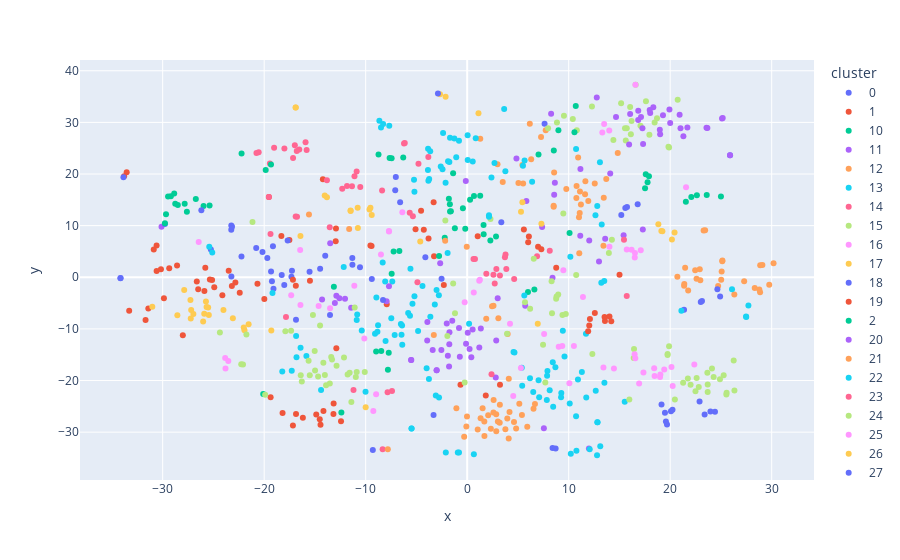

The code cell stored with this chart in its notebook:
### Code cell
px.scatter(
    business_info.astype({'cluster': 'str'}).sort_values('cluster'),
    x='x',
    y='y',
    color='cluster',
    hover_name='company_name'
)

### Figure 1 — Plotly figure (JSON) as saved in the notebook; plotly's stock layout.template omitted (floating-point values rounded to 4 significant figures)
{"data": [{"hovertemplate": "<b>%{hovertext}</b><br><br>cluster=0<br>x=%{x}<br>y=%{y}<extra></extra>", "hovertext": ["이구산업", "영풍", "대호에이엘", "조일알미늄", "고려아연", "풍산", "서원", "대창", "한국철강", "알루코"], "legendgroup": "0", "marker": {"color": "#636efa", "symbol": "circle"}, "mode": "markers", "name": "0", "orientation": "v", "showlegend": true, "type": "scatter", "x": [20.07, 19.58, 24.41, 23.97, 19.68, 19.15, 20.23, 19.48, 22.89, 23.39], "xaxis": "x", "y": [-25.96, -27.96, -26.04, -26.01, -28.49, -24.63, -25.66, -26.22, -24.05, -26.56], "yaxis": "y"}, {"hovertemplate": "<b>%{hovertext}</b><br><br>cluster=1<br>x=%{x}<br>y=%{y}<extra></extra>", "hovertext": ["콘텐트리중앙", "오뚜기", "신세계 I&C", "SBS", "롯데쇼핑", "웅진", "LG", "스카이라이프", "HS애드", "비상교육", "유수홀딩스", "삼성출판사", "SK텔레콤", "제일기획", "씨아이테크", "DB금융투자", "인스코비", "LG헬로비전", "남성", "아시아나IDT", "아센디오"], "legendgroup": "1", "marker": {"color": "#EF553B", "symbol": "circle"}, "mode": "markers", "name": "1", "orientation": "v", "showlegend": true, "type": "scatter", "x": [5.584, -3.306, -18.31, 6.077, -3.264, 1.037, -3.808, 6.008, -33.55, -12.93, -5.088, -12.95, 7.305, -33.8, -4.273, 15.01, 8.769, 6.984, -12.89, -17.51, -4.543], "xaxis": "x", "y": [9.233, 14.54, 7.975, 7.902, 4.075, 7.943, 7.522, 6.806, 20.33, 9.454, 9.277, 6.964, 5.441, 19.55, 9.201, 0.469, 1.848, 5.889, -13.77, 7.204, 12.86], "yaxis": "y"}, {"hovertemplate": "<b>%{hovertext}</b><br><br>cluster=10<br>x=%{x}<br>y=%{y}<extra></extra>", "hovertext": ["삼아알미늄", "PI첨단소재", "테이팩스", "삼화왕관", "율촌화학", "삼영"], "legendgroup": "10", "marker": {"color": "#00cc96", "symbol": "circle"}, "mode": "markers", "name": "10", "orientation": "v", "showlegend": true, "type": "scatter", "x": [-12.39, -7.81, -8.971, 10.7, -8.465, -7.728], "xaxis": "x", "y": [-26.21, -17.94, -14.36, 33.16, -14.3, -14.61], "yaxis": "y"}, {"hovertemplate": "<b>%{hovertext}</b><br><br>cluster=11<br>x=%{x}<br>y=%{y}<extra></extra>", "hovertext": ["SK가스", "경동도시가스", "대성에너지", "지역난방공사", "대성홀딩스", "한국가스공사", "인천도시가스"], "legendgroup": "11", "marker": {"color": "#ab63fa", "symbol": "circle"}, "mode": "markers", "name": "11", "orientation": "v", "showlegend": true, "type": "scatter", "x": [-11.43, -12.04, -12.89, -14.3, 5.72, -13.04, -12.59], "xaxis": "x", "y": [-5.902, -4.154, -3.578, -4.285, -5.519, -4.991, -4.06], "yaxis": "y"}, {"hovertemplate": "<b>%{hovertext}</b><br><br>cluster=12<br>x=%{x}<br>y=%{y}<extra></extra>", "hovertext": ["대한방직", "휠라홀딩스", "한섬", "신세계인터내셔날", "한세실업", "F&F홀딩스", "영원무역홀딩스", "F&F", "신영와코루", "영원무역", "신원", "세이브존I&C", "태평양물산", "국보", "진도", "경방", "쌍방울", "대현", "비비안", "호전실업", "전방", "윌비스", "SG세계물산", "한세엠케이", "인디에프"], "legendgroup": "12", "marker": {"color": "#FFA15A", "symbol": "circle"}, "mode": "markers", "name": "12", "orientation": "v", "showlegend": true, "type": "scatter", "x": [21.37, 30.18, 24.72, 6.17, 27.29, 29.08, 28.86, 28.87, 25.15, 28.78, 22.59, -0.04196, 22.46, 29.76, 25.02, 21.39, 20.7, 25.07, 25.13, 28.33, 21.77, 22.97, 22.91, 26.32, 21.47], "xaxis": "x", "y": [-1.648, 2.703, -1.69, 29.72, -0.7502, 2.371, -2.907, 2.313, 3.256, -2.392, -0.2984, 5.914, 1.336, -1.462, -0.5022, -1.301, 0.08561, 1.13, 3.094, -2.099, -2.567, -0.5695, 1.562, -3.33, 1.83], "yaxis": "y"}, {"hovertemplate": "<b>%{hovertext}</b><br><br>cluster=13<br>x=%{x}<br>y=%{y}<extra></extra>", "hovertext": ["이월드", "한국앤컴퍼니", "DI동일", "한화솔루션", "일진다이아", "효성티앤씨", "카프로", "미원화학", "노루홀딩스", "강남제비스코", "SK디스커버리", "노루페인트", "백산", "넥센타이어", "진양화학", "남해화학", "미창석유", "태광산업", "상신브레이크", "넥센", "화승코퍼레이션", "삼화페인트", "세원이앤씨", "대한화섬", "애경케미칼", "원림", "세우글로벌", "시디즈", "CR홀딩스", "우진아이엔에스", "극동유화", "SUN&L", "DL", "삼영무역", "동아타이어", "OCI홀딩스", "동성케미컬", "SG글로벌", "미원상사", "LX하우시스", "아이마켓코리아", "금호타이어", "영보화학"], "legendgroup": "13", "marker": {"color": "#19d3f3", "symbol": "circle"}, "mode": "markers", "name": "13", "orientation": "v", "showlegend": true, "type": "scatter", "x": [-5.196, -2.106, -4.404, -5.812, 15.52, -5.195, -3.629, -5.391, -8.779, -9.082, -8.079, -8.844, 12.79, -0.9243, 13.11, -8.491, -10.88, -3.018, -3.09, -6.531, -6.414, -10.39, -3.189, -2.791, -7.381, 13.08, -4.838, -8.04, -12.16, -16.42, -10.84, -8.945, -8.325, -6.469, 0.6583, -5.636, -7.477, -5.589, -7.144, -6.394, 3.642, -0.8066, -3.996], "xaxis": "x", "y": [16.56, -33.93, -1.679, -6.932, -24.13, -3.677, -7.646, -5.149, -9.302, -10.94, -0.8237, -10.55, -34.47, -33.94, -32.75, 28.99, -8.289, -2.483, -22.91, -9.072, -9.362, -10.32, -5.277, -3.463, -0.82, 22.28, -10.42, -12.34, 1.975, -13.66, -7.21, -3.932, 2.859, -11.12, -34.26, -7.472, -7.958, 1.631, -11.2, -13.05, 32.59, -33.95, -17.64], "yaxis": "y"}, {"hovertemplate": "<b>%{hovertext}</b><br><br>cluster=14<br>x=%{x}<br>y=%{y}<extra></extra>", "hovertext": ["광주신세계", "신세계", "웅진씽크빅", "신송홀딩스", "동원시스템즈", "신세계푸드", "농심홀딩스", "농심"], "legendgroup": "14", "marker": {"color": "#FF6692", "symbol": "circle"}, "mode": "markers", "name": "14", "orientation": "v", "showlegend": true, "type": "scatter", "x": [-16.9, -16.76, -13.54, -4.799, -4.902, -3.828, -6.223, -6.149], "xaxis": "x", "y": [11.78, 11.71, 9.678, 22.01, -0.9847, 23.31, 25.93, 26.0], "yaxis": "y"}, {"hovertemplate": "<b>%{hovertext}</b><br><br>cluster=15<br>x=%{x}<br>y=%{y}<extra></extra>", "hovertext": ["남선알미늄", "한일철강", "SK증권", "수산중공업", "무학", "성문전자", "한국주철관", "동일산업", "고려제강", "한양증권"], "legendgroup": "15", "marker": {"color": "#B6E880", "symbol": "circle"}, "mode": "markers", "name": "15", "orientation": "v", "showlegend": true, "type": "scatter", "x": [7.698, 19.75, 14.26, 7.473, 2.296, 12.33, 19.89, 19.74, 16.4, 13.96], "xaxis": "x", "y": [-20.39, -14.85, 7.247, -13.07, 11.29, -14.85, -13.36, -15.05, -15.62, 4.718], "yaxis": "y"}, {"hovertemplate": "<b>%{hovertext}</b><br><br>cluster=16<br>x=%{x}<br>y=%{y}<extra></extra>", "hovertext": ["상상인증권", "유화증권", "유진투자증권", "삼성증권", "NH투자증권", "현대차증권"], "legendgroup": "16", "marker": {"color": "#FF97FF", "symbol": "circle"}, "mode": "markers", "name": "16", "orientation": "v", "showlegend": true, "type": "scatter", "x": [16.53, 16.2, 16.51, 14.01, 17.1, 15.72], "xaxis": "x", "y": [4.678, 5.315, 3.822, 5.925, 5.248, 5.375], "yaxis": "y"}, {"hovertemplate": "<b>%{hovertext}</b><br><br>cluster=17<br>x=%{x}<br>y=%{y}<extra></extra>", "hovertext": ["한국토지신탁", "한국자산신탁", "이스타코", "모두투어리츠", "케이탑리츠", "에이리츠", "LF"], "legendgroup": "17", "marker": {"color": "#FECB52", "symbol": "circle"}, "mode": "markers", "name": "17", "orientation": "v", "showlegend": true, "type": "scatter", "x": [-10.79, -9.621, -10.77, -11.48, -9.531, -11.49, -9.405], "xaxis": "x", "y": [13.44, 13.14, 9.557, 12.83, 13.46, 12.91, 12.05], "yaxis": "y"}, {"hovertemplate": "<b>%{hovertext}</b><br><br>cluster=18<br>x=%{x}<br>y=%{y}<extra></extra>", "hovertext": ["신흥", "현대차", "롯데하이마트", "현대지에프홀딩스", "현대리바트", "대유에이텍", "현대홈쇼핑", "한국화장품", "이노션", "서연", "HD현대", "HD현대건설기계", "HDC", "갤럭시아에스엠", "현대건설", "효성", "SK네트웍스", "HL홀딩스", "HDC현대산업개발"], "legendgroup": "18", "marker": {"color": "#636efa", "symbol": "circle"}, "mode": "markers", "name": "18", "orientation": "v", "showlegend": true, "type": "scatter", "x": [25.9, -17.26, -4.122, -17.31, -19.32, -11.31, -18.27, 7.624, -33.87, -14.49, -18.02, -19.08, -34.15, -13.98, -19.24, -15.53, -9.298, -3.314, -34.16], "xaxis": "x", "y": [23.64, 1.246, 3.897, 0.08439, 1.095, 2.418, 0.4487, 29.73, 19.35, 1.642, -1.503, -2.206, -0.1535, 4.183, -0.7556, 1.08, -33.45, -26.67, -0.173], "yaxis": "y"}, {"hovertemplate": "<b>%{hovertext}</b><br><br>cluster=19<br>x=%{x}<br>y=%{y}<extra></extra>", "hovertext": ["신세계건설", "한신공영", "일성건설", "성신양회", "이건산업", "동양", "DL이앤씨", "DL건설", "KCC글라스", "BYC", "유니온", "아이에스동서", "계룡건설", "한일시멘트", "한일현대시멘트", "현대엘리베이", "다스코", "티웨이홀딩스", "한국내화", "HD현대인프라코어", "한미글로벌", "쌍용C&E", "한일홀딩스", "태영건설", "까뮤이앤씨"], "legendgroup": "19", "marker": {"color": "#EF553B", "symbol": "circle"}, "mode": "markers", "name": "19", "orientation": "v", "showlegend": true, "type": "scatter", "x": [-22.84, -26.64, -24.12, -28.58, -7.927, -25.13, -24.92, -25.89, -33.3, -25.8, -30.6, -25.35, -23.18, -30.88, -30.17, -20.66, -28.01, -14.22, -23.5, -19.98, -26.5, -29.35, -30.6, -22.41, -29.88], "xaxis": "x", "y": [-1.025, -0.8181, -3.47, 2.278, -5.25, -0.5455, -1.949, -2.654, -6.503, 1.848, 1.212, -0.4435, -1.695, 5.388, 1.538, -1.267, -11.23, 18.97, 1.283, -4.193, -2.303, 1.77, 6.147, -2.986, -4.052], "yaxis": "y"}, {"hovertemplate": "<b>%{hovertext}</b><br><br>cluster=2<br>x=%{x}<br>y=%{y}<extra></extra>", "hovertext": ["삼영전자", "삼천리", "샘표", "삼양홀딩스", "삼양패키징", "삼양식품"], "legendgroup": "2", "marker": {"color": "#00cc96", "symbol": "circle"}, "mode": "markers", "name": "2", "orientation": "v", "showlegend": true, "type": "scatter", "x": [-20.09, -13.13, -7.444, -7.641, -8.734, -6.301], "xaxis": "x", "y": [-22.62, -1.84, 23.08, 23.08, 23.78, 23.18], "yaxis": "y"}, {"hovertemplate": "<b>%{hovertext}</b><br><br>cluster=20<br>x=%{x}<br>y=%{y}<extra></extra>", "hovertext": ["디와이", "청호ICT", "롯데웰푸드", "NICE평가정보", "롯데렌탈", "다올투자증권", "NHN", "NICE", "YG PLUS", "SIMPAC", "현대퓨처넷", "콤텍시스템", "성창기업지주", "한솔홀딩스", "대신증권", "비케이탑스", "메리츠금융지주", "유안타증권", "모나미", "풀무원"], "legendgroup": "20", "marker": {"color": "#ab63fa", "symbol": "circle"}, "mode": "markers", "name": "20", "orientation": "v", "showlegend": true, "type": "scatter", "x": [7.555, 12.99, 4.852, 17.3, 2.815, 13.59, 5.832, 8.408, 7.38, 3.005, 11.16, 8.57, -7.94, -30.11, 12.02, -0.1379, 15.41, 11.14, -13.5, 8.636], "xaxis": "x", "y": [-29.25, 3.032, 23.02, 9.262, -19.42, 7.451, 14.79, -0.08792, 9.74, -4.071, 20.96, 15.97, -4.644, 9.79, 7.108, 18.65, 8.125, 8.042, 6.595, 18.29], "yaxis": "y"}, {"hovertemplate": "<b>%{hovertext}</b><br><br>cluster=21<br>x=%{x}<br>y=%{y}<extra></extra>", "hovertext": ["동화약품", "사조동아원", "빙그레", "메타랩스", "삼성물산", "삼양사", "일동홀딩스", "보락", "LG생활건강", "오리온홀딩스", "유니드", "KT&G", "에이프로젠", "KH 필룩스", "동원산업", "크라운제과", "HLB글로벌", "태경비케이", "광동제약", "이마트", "교보증권", "웰바이오텍", "애경산업", "에스메디", "GS리테일", "아세아시멘트", "아세아", "DB", "동아쏘시오홀딩스", "동서", "CJ제일제당", "CJ", "이수화학", "대한제당"], "legendgroup": "21", "marker": {"color": "#FFA15A", "symbol": "circle"}, "mode": "markers", "name": "21", "orientation": "v", "showlegend": true, "type": "scatter", "x": [10.78, 5.511, 2.988, 10.93, 11.93, 1.876, 11.11, 8.564, 7.276, 6.302, 3.072, 11.61, 13.7, 13.45, 1.288, 5.438, 10.76, 3.989, 14.83, 11.09, 13.42, 11.2, 7.738, 11.64, 11.01, 2.451, 2.593, 11.04, 9.765, 3.502, 8.521, 8.517, 12.57, 5.047], "xaxis": "x", "y": [17.67, 18.15, 21.9, 23.2, 14.77, -8.019, 16.62, 20.29, 27.17, 22.87, -7.916, 16.09, 19.03, 15.42, 26.85, 21.75, 15.33, -10.97, 24.05, 12.47, 6.081, 14.11, 28.49, 18.58, 11.63, -5.637, -5.493, 4.629, 17.11, 18.45, 13.68, 13.84, 18.18, 18.24], "yaxis": "y"}, {"hovertemplate": "<b>%{hovertext}</b><br><br>cluster=22<br>x=%{x}<br>y=%{y}<extra></extra>", "hovertext": ["일진디스플", "삼익THK", "신성이엔지", "한미반도체", "미래산업", "케이씨텍", "케이씨"], "legendgroup": "22", "marker": {"color": "#19d3f3", "symbol": "circle"}, "mode": "markers", "name": "22", "orientation": "v", "showlegend": true, "type": "scatter", "x": [-14.4, 11.3, -16.85, -17.28, -18.22, -16.82, -15.84], "xaxis": "x", "y": [-21.83, -18.36, -11.38, -18.09, -18.26, -15.51, -15.25], "yaxis": "y"}, {"hovertemplate": "<b>%{hovertext}</b><br><br>cluster=23<br>x=%{x}<br>y=%{y}<extra></extra>", "hovertext": ["미래에셋생명", "DB손해보험", "동양생명", "현대해상", "한화", "한화생명", "롯데손해보험", "코리안리", "삼성화재", "한화손해보험", "삼성생명", "에이플러스에셋"], "legendgroup": "23", "marker": {"color": "#FF6692", "symbol": "circle"}, "mode": "markers", "name": "23", "orientation": "v", "showlegend": true, "type": "scatter", "x": [-15.92, -18.01, -15.82, -16.54, 15.45, -19.44, -16.98, -16.79, -20.54, -17.15, -20.76, -19.02], "xaxis": "x", "y": [26.17, 24.96, 24.66, 24.73, 7.249, 22.01, 25.59, 24.46, 24.22, 23.1, 24.08, 25.09], "yaxis": "y"}, {"hovertemplate": "<b>%{hovertext}</b><br><br>cluster=24<br>x=%{x}<br>y=%{y}<extra></extra>", "hovertext": ["일성신약", "영진약품", "코스맥스", "아모레퍼시픽", "팜젠사이언스", "일양약품", "서흥", "유유제약", "에이프로젠바이오로직스", "한국콜마", "JW생명과학", "잇츠한불", "동성제약", "명문제약", "대원제약", "대웅제약", "대웅", "제일약품", "한독", "일동제약", "한국화장품제조", "종근당바이오", "종근당"], "legendgroup": "24", "marker": {"color": "#B6E880", "symbol": "circle"}, "mode": "markers", "name": "24", "orientation": "v", "showlegend": true, "type": "scatter", "x": [17.61, 18.47, 9.533, 7.968, 14.4, 17.95, 12.29, 15.72, 16.12, 10.8, 20.74, 8.843, 15.16, 15.62, 15.55, 19.83, 19.89, 16.59, 16.05, 17.07, 10.41, 16.19, 18.7], "xaxis": "x", "y": [34.1, 29.96, 31.3, 28.86, 26.59, 27.6, 33.1, 28.85, 27.7, 28.46, 34.39, 29.99, 33.68, 26.48, 28.89, 25.3, 25.13, 37.28, 32.99, 29.33, 30.64, 30.26, 30.79], "yaxis": "y"}, {"hovertemplate": "<b>%{hovertext}</b><br><br>cluster=25<br>x=%{x}<br>y=%{y}<extra></extra>", "hovertext": ["조광페인트", "한미사이언스", "BGF리테일", "JW홀딩스", "BGF", "JB금융지주", "제일파마홀딩스", "JW중외제약"], "legendgroup": "25", "marker": {"color": "#FF97FF", "symbol": "circle"}, "mode": "markers", "name": "25", "orientation": "v", "showlegend": true, "type": "scatter", "x": [-10.13, 13.49, -7.711, 14.0, -7.7, 21.56, 16.57, 13.31], "xaxis": "x", "y": [-11.84, 29.67, 8.941, 28.45, 8.884, 17.42, 37.29, 28.05], "yaxis": "y"}, {"hovertemplate": "<b>%{hovertext}</b><br><br>cluster=26<br>x=%{x}<br>y=%{y}<extra></extra>", "hovertext": ["LIG넥스원", "LG유플러스", "키다리스튜디오", "퍼스텍", "NAVER", "SK", "플레이그램", "하이브", "한화시스템", "크래프톤", "넷마블", "한국항공우주"], "legendgroup": "26", "marker": {"color": "#FECB52", "symbol": "circle"}, "mode": "markers", "name": "26", "orientation": "v", "showlegend": true, "type": "scatter", "x": [-16.9, -4.625, 5.302, -16.9, 5.439, -16.43, 1.112, 7.311, -13.82, -2.676, -2.124, -14.04], "xaxis": "x", "y": [32.9, 6.931, 12.7, 32.9, 14.55, 7.984, 31.76, 10.38, 15.49, 35.44, 34.94, 15.84], "yaxis": "y"}, {"hovertemplate": "<b>%{hovertext}</b><br><br>cluster=27<br>x=%{x}<br>y=%{y}<extra></extra>", "hovertext": ["미래아이앤지", "화성산업", "퍼시스", "호텔신라", "LG전자", "한솔홈데코", "대유플러스", "대림통상", "대림B&Co", "자이에스앤디", "한솔PNS", "에넥스", "에스원", "한샘", "삼익악기", "쿠쿠홀딩스", "SK디앤디", "롯데정보통신", "HDC랩스", "코웨이"], "legendgroup": "27", "marker": {"color": "#636efa", "symbol": "circle"}, "mode": "markers", "name": "27", "orientation": "v", "showlegend": true, "type": "scatter", "x": [-20.79, -23.23, -23.24, -7.089, -2.523, -8.292, -10.56, -25.25, -7.029, -19.69, -29.78, -23.24, -19.13, -22.24, -13.51, -11.31, -9.396, -17.69, -20.17, -16.87], "xaxis": "x", "y": [5.651, 0.1551, 10.03, 16.88, -0.2643, -4.393, 1.965, 5.379, 19.42, 3.755, 10.34, 9.198, 6.014, 4.012, -7.292, 3.718, -0.3174, 7.127, 4.918, -8.236], "yaxis": "y"}, {"hovertemplate": "<b>%{hovertext}</b><br><br>cluster=28<br>x=%{x}<br>y=%{y}<extra></extra>", "hovertext": ["엘브이엠씨홀딩스", "현대로템", "현대코퍼레이션", "현대글로비스", "한진", "한진칼", "기아", "KTcs"], "legendgroup": "28", "marker": {"color": "#EF553B", "symbol": "circle"}, "mode": "markers", "name": "28", "orientation": "v", "showlegend": true, "type": "scatter", "x": [1.832, -16.88, -17.17, -15.49, -9.532, -9.421, 3.232, -19.54], "xaxis": "x", "y": [-22.91, -1.647, -0.5032, -0.6744, 6.157, 6.044, -20.83, 15.54], "yaxis": "y"}, {"hovertemplate": "<b>%{hovertext}</b><br><br>cluster=29<br>x=%{x}<br>y=%{y}<extra></extra>", "hovertext": ["대영포장", "영풍제지", "아세아제지", "신대양제지", "태림포장", "한창제지", "깨끗한나라", "페이퍼코리아", "한솔제지", "한국제지", "모나리자", "한국수출포장"], "legendgroup": "29", "marker": {"color": "#00cc96", "symbol": "circle"}, "mode": "markers", "name": "29", "orientation": "v", "showlegend": true, "type": "scatter", "x": [-28.86, -25.97, -28.76, -29.19, -29.47, -27.83, -29.67, -25.38, -29.78, -28.51, -27.61, -26.73], "xaxis": "x", "y": [16.25, 13.82, 14.22, 15.68, 15.66, 14.25, 12.2, 13.93, 10.47, 13.99, 12.69, 15.17], "yaxis": "y"}, {"hovertemplate": "<b>%{hovertext}</b><br><br>cluster=3<br>x=%{x}<br>y=%{y}<extra></extra>", "hovertext": ["경보제약", "한미약품", "덴티움", "삼진제약", "보령", "국제약품", "하나제약", "동아에스티", "신풍제약", "환인제약", "삼일제약", "한올바이오파마"], "legendgroup": "3", "marker": {"color": "#ab63fa", "symbol": "circle"}, "mode": "markers", "name": "3", "orientation": "v", "showlegend": true, "type": "scatter", "x": [17.12, 14.66, 25.89, 18.03, 19.29, 16.85, 16.05, 18.34, 15.95, 17.33, 19.93, 20.0], "xaxis": "x", "y": [31.06, 31.04, 23.65, 31.83, 31.4, 32.27, 31.64, 32.95, 25.71, 25.81, 32.48, 29.87], "yaxis": "y"}, {"hovertemplate": "<b>%{hovertext}</b><br><br>cluster=30<br>x=%{x}<br>y=%{y}<extra></extra>", "hovertext": ["태원물산", "삼성공조", "한온시스템", "에스엠벡셀", "HL만도", "에스엘", "모토닉", "티에이치엔", "화신", "씨티알모빌리티", "동양피스톤", "서연이화", "유성기업", "덕양산업", "디아이씨", "케이비아이동국실업", "지엠비코리아", "SJM", "세원정공", "화천기공", "현대모비스", "평화산업", "화승알앤에이", "체시스", "삼원강재", "인팩", "인지컨트롤스", "현대위아", "한국무브넥스"], "legendgroup": "30", "marker": {"color": "#FFA15A", "symbol": "circle"}, "mode": "markers", "name": "30", "orientation": "v", "showlegend": true, "type": "scatter", "x": [4.089, 2.604, 5.135, 2.866, 1.685, 5.393, 3.763, 6.536, 2.583, 3.204, 4.819, 2.858, 5.919, 6.677, 2.331, 1.518, 3.951, 3.22, -1.065, -0.2969, 2.069, 1.037, -0.08214, 1.698, -0.01821, 1.323, 4.171, 3.023, 4.612], "xaxis": "x", "y": [-31.22, -23.75, -24.48, -29.8, -27.92, -26.66, -29.44, -25.49, -26.2, -28.2, -29.3, -26.51, -28.96, -24.57, -29.32, -25.37, -27.36, -24.67, -25.36, -30.87, -26.74, -29.46, -28.91, -30.77, -26.99, -27.33, -26.12, -27.96, -28.02], "yaxis": "y"}, {"hovertemplate": "<b>%{hovertext}</b><br><br>cluster=31<br>x=%{x}<br>y=%{y}<extra></extra>", "hovertext": ["오리온", "하이트진로", "남양유업", "교촌에프앤비", "고려산업", "조비", "사조대림", "롯데칠성", "경농", "해태제과식품", "SPC삼립", "사조산업", "마니커", "사조오양", "신라교역", "팜스코", "샘표식품", "동원F&B", "선진", "대상", "동원수산", "서울식품", "사조씨푸드", "우성", "대한제분", "한성기업", "현대코퍼레이션홀딩스", "CJ씨푸드", "보해양조", "동방아그로"], "legendgroup": "31", "marker": {"color": "#19d3f3", "symbol": "circle"}, "mode": "markers", "name": "31", "orientation": "v", "showlegend": true, "type": "scatter", "x": [5.655, 2.148, 2.688, -3.867, -1.079, -8.653, -1.69, -1.927, -8.281, 5.493, 2.392, -1.261, -2.606, -3.745, 0.04379, -1.885, -3.852, -2.43, -1.755, -3.643, -0.8093, -5.237, 0.8403, 0.05263, 0.545, -3.821, -2.128, -2.374, 2.148, -7.677], "xaxis": "x", "y": [22.61, 11.72, 22.12, 20.76, 23.24, 30.31, 27.01, 4.719, 29.71, 21.6, 19.34, 26.9, 21.47, 19.03, 27.49, 22.49, 24.91, 20.93, 22.32, 24.43, 26.42, 18.9, 26.95, 22.71, 22.41, 18.71, 18.31, 27.95, 12.03, 29.35], "yaxis": "y"}, {"hovertemplate": "<b>%{hovertext}</b><br><br>cluster=32<br>x=%{x}<br>y=%{y}<extra></extra>", "hovertext": ["티웨이항공", "에어부산", "대한항공", "진에어", "제주항공", "아시아나항공", "천일고속", "롯데관광개발", "한국공항", "동양고속", "SK렌터카"], "legendgroup": "32", "marker": {"color": "#FF6692", "symbol": "circle"}, "mode": "markers", "name": "32", "orientation": "v", "showlegend": true, "type": "scatter", "x": [-13.82, -11.84, 0.6238, 0.7682, -10.53, -12.31, -10.89, -8.384, -11.35, -11.1, -8.329], "xaxis": "x", "y": [18.78, 17.68, 3.544, 3.515, 17.48, 17.13, 20.5, 16.79, 17.64, 19.55, -33.33], "yaxis": "y"}, {"hovertemplate": "<b>%{hovertext}</b><br><br>cluster=33<br>x=%{x}<br>y=%{y}<extra></extra>", "hovertext": ["포스코스틸리온", "풍산홀딩스", "현대비앤지스틸", "세아제강", "세아베스틸지주", "동국홀딩스", "현대제철", "세아제강지주", "문배철강", "DSR", "TCC스틸", "SHD", "동양철관", "부국철강", "KISCO홀딩스", "금강공업", "아주스틸", "제일연마", "KG스틸", "디씨엠"], "legendgroup": "33", "marker": {"color": "#B6E880", "symbol": "circle"}, "mode": "markers", "name": "33", "orientation": "v", "showlegend": true, "type": "scatter", "x": [26.33, 20.46, 21.27, 24.28, 24.12, 23.69, 22.49, 23.66, 22.81, 16.44, 21.74, 23.69, 24.9, 22.01, 26.26, 25.27, 25.56, 15.97, 22.6, 25.53], "xaxis": "x", "y": [-21.92, -23.67, -20.45, -19.31, -17.66, -20.78, -22.09, -18.49, -21.24, -13.91, -19.62, -22.23, -19.75, -20.82, -16.12, -19.0, -22.38, -23.69, -19.51, -22.73], "yaxis": "y"}, {"hovertemplate": "<b>%{hovertext}</b><br><br>cluster=34<br>x=%{x}<br>y=%{y}<extra></extra>", "hovertext": ["영흥", "한국주강", "NI스틸", "화인베스틸", "대양금속", "대한제강", "조선선재", "황금에스티", "하이스틸", "DSR제강", "만호제강", "한국특강", "동일제강"], "legendgroup": "34", "marker": {"color": "#FF97FF", "symbol": "circle"}, "mode": "markers", "name": "34", "orientation": "v", "showlegend": true, "type": "scatter", "x": [17.36, 16.94, 19.41, 19.03, 20.24, 18.46, 14.46, 20.13, 22.37, 16.56, 16.49, 19.0, 18.42], "xaxis": "x", "y": [-18.43, -20.56, -17.85, -18.84, -21.08, -19.1, -17.65, -17.36, -16.89, -15.69, -14.89, -19.33, -17.64], "yaxis": "y"}, {"hovertemplate": "<b>%{hovertext}</b><br><br>cluster=35<br>x=%{x}<br>y=%{y}<extra></extra>", "hovertext": ["씨에스윈드", "한전산업", "두산에너빌리티", "도화엔지니어링", "HD현대에너지솔루션", "한전기술", "KC코트렐"], "legendgroup": "35", "marker": {"color": "#FECB52", "symbol": "circle"}, "mode": "markers", "name": "35", "orientation": "v", "showlegend": true, "type": "scatter", "x": [6.953, -21.53, -21.94, -23.09, -10.0, -22.01, -19.3], "xaxis": "x", "y": [-8.988, -9.121, -10.27, -7.959, -25.18, -9.707, -10.32], "yaxis": "y"}, {"hovertemplate": "<b>%{hovertext}</b><br><br>cluster=36<br>x=%{x}<br>y=%{y}<extra></extra>", "hovertext": ["용평리조트", "강원랜드", "더블유게임즈", "하나투어", "MH에탄올", "엔씨소프트", "GKL"], "legendgroup": "36", "marker": {"color": "#636efa", "symbol": "circle"}, "mode": "markers", "name": "36", "orientation": "v", "showlegend": true, "type": "scatter", "x": [15.58, 15.75, 16.8, 15.18, 3.361, -2.88, -6.606], "xaxis": "x", "y": [13.4, 13.59, 14.15, 12.05, 10.68, 35.6, 14.54], "yaxis": "y"}, {"hovertemplate": "<b>%{hovertext}</b><br><br>cluster=37<br>x=%{x}<br>y=%{y}<extra></extra>", "hovertext": ["SK이노베이션", "포스코퓨처엠", "두산퓨얼셀", "삼화콘덴서", "세방전지", "삼성SDI", "LG에너지솔루션", "LG화학", "SK아이이테크놀로지", "코스모신소재", "코스모화학", "SKC", "솔루스첨단소재", "롯데에너지머티리얼즈"], "legendgroup": "37", "marker": {"color": "#EF553B", "symbol": "circle"}, "mode": "markers", "name": "37", "orientation": "v", "showlegend": true, "type": "scatter", "x": [-18.19, -17.17, -0.6594, -19.37, -14.45, -13.18, -14.53, -2.301, -14.87, -16.19, -12.43, -16.86, -13.16, -14.16], "xaxis": "x", "y": [-26.31, -28.71, -20.81, -23.26, -28.57, -26.46, -27.48, -1.483, -26.57, -27.22, -27.91, -26.5, -24.44, -25.89], "yaxis": "y"}, {"hovertemplate": "<b>%{hovertext}</b><br><br>cluster=38<br>x=%{x}<br>y=%{y}<extra></extra>", "hovertext": ["CS홀딩스", "종근당홀딩스", "AK홀딩스", "한국콜마홀딩스", "LS", "진양홀딩스", "일진홀딩스", "롯데지주", "하이트진로홀딩스", "한세예스24홀딩스", "세아홀딩스", "KPX홀딩스", "평화홀딩스", "녹십자홀딩스", "아모레G", "HD한국조선해양", "크라운해태홀딩스", "LX홀딩스", "SJM홀딩스", "코스맥스비티아이", "대상홀딩스", "티와이홀딩스"], "legendgroup": "38", "marker": {"color": "#00cc96", "symbol": "circle"}, "mode": "markers", "name": "38", "orientation": "v", "showlegend": true, "type": "scatter", "x": [6.618, 8.533, -7.44, 10.57, -2.211, -6.683, -7.249, -2.768, 1.612, 2.841, 2.282, 17.91, -0.1912, 17.59, 8.987, 5.991, 7.027, 17.77, 17.52, -1.385, 1.624, -1.213], "xaxis": "x", "y": [-2.388, 24.55, 0.6701, 28.08, 7.642, 5.104, 4.97, 4.122, 10.13, 7.905, 7.101, 19.55, 9.376, 19.93, 28.5, -2.865, 23.77, 18.42, 17.25, 20.14, 8.321, 9.516], "yaxis": "y"}, {"hovertemplate": "<b>%{hovertext}</b><br><br>cluster=39<br>x=%{x}<br>y=%{y}<extra></extra>", "hovertext": ["진양산업", "KCC", "진양폴리", "동남합성", "태경케미컬", "그린케미칼", "금양", "금호석유", "SH에너지화학", "대원화성", "대한유화", "한솔케미칼", "한농화성", "국도화학", "롯데정밀화학", "미원에스씨", "미원홀딩스", "KPX케미칼", "백광산업", "한국석유", "효성화학", "송원산업", "TKG휴켐스", "후성", "롯데케미칼", "WISCOM"], "legendgroup": "39", "marker": {"color": "#ab63fa", "symbol": "circle"}, "mode": "markers", "name": "39", "orientation": "v", "showlegend": true, "type": "scatter", "x": [-3.008, -1.763, -3.01, -1.904, 2.86, -3.398, -0.7251, -2.014, 0.05606, 11.99, -1.472, 0.2353, -2.544, -1.787, -0.1116, -5.532, -5.506, -3.939, 1.192, 1.344, -0.807, -1.747, -3.922, 0.409, -2.661, 0.5364], "xaxis": "x", "y": [-18.0, -12.97, -18.03, -15.2, -12.25, -14.11, -15.42, -8.945, -10.75, -33.17, -8.415, -13.91, -14.1, -17.3, -12.9, -16.03, -16.03, -12.25, -13.62, -9.908, -9.816, -10.66, -8.688, -15.48, 2.705, -10.13], "yaxis": "y"}, {"hovertemplate": "<b>%{hovertext}</b><br><br>cluster=4<br>x=%{x}<br>y=%{y}<extra></extra>", "hovertext": ["LS네트웍스", "대구백화점", "대교", "케이카", "신풍"], "legendgroup": "4", "marker": {"color": "#FFA15A", "symbol": "circle"}, "mode": "markers", "name": "4", "orientation": "v", "showlegend": true, "type": "scatter", "x": [-2.169, -15.59, -11.63, -7.818, 4.098], "xaxis": "x", "y": [7.097, 12.14, 9.348, -33.31, -19.65], "yaxis": "y"}, {"hovertemplate": "<b>%{hovertext}</b><br><br>cluster=40<br>x=%{x}<br>y=%{y}<extra></extra>", "hovertext": ["한화에어로스페이스", "현대오토에버", "한국타이어앤테크놀로지", "화천기계", "한국단자", "태양금속", "핸즈코퍼레이션", "휴니드", "LG이노텍", "SNT홀딩스", "우진플라임", "SNT모티브", "유니온머티리얼", "SNT다이내믹스", "세아특수강", "STX엔진", "영화금속", "대창단조", "NPC", "이엔플러스", "대원강업", "우신시스템", "대우부품", "KR모터스", "세종공업", "대동", "두올", "KG모빌리티", "부산주공", "명신산업", "디와이파워", "새론오토모티브", "DRB동일", "동일고무벨트", "DN오토모티브"], "legendgroup": "40", "marker": {"color": "#19d3f3", "symbol": "circle"}, "mode": "markers", "name": "40", "orientation": "v", "showlegend": true, "type": "scatter", "x": [13.5, 10.17, 12.85, 10.91, 7.033, 12.66, 11.73, 13.21, -10.01, 5.628, 4.658, 7.907, 5.377, 8.69, 13.52, 11.7, 9.271, 9.587, 4.564, 9.423, 7.845, 7.873, 6.188, 6.508, 7.09, 8.431, 8.471, 5.419, 9.25, 10.1, -19.18, -2.774, -5.476, -5.488, 8.129], "xaxis": "x", "y": [-0.7161, 3.973, -28.1, -19.79, -19.95, -21.98, -23.28, -1.044, -22.17, -3.536, -14.57, -18.14, -17.53, -17.41, -20.45, -10.95, -22.42, -15.35, -14.49, -10.36, -23.76, -19.06, -19.55, -22.22, -23.23, -16.48, -25.07, -21.03, -23.24, -24.46, -3.032, -23.29, -29.28, -29.29, -21.87], "yaxis": "y"}, {"hovertemplate": "<b>%{hovertext}</b><br><br>cluster=41<br>x=%{x}<br>y=%{y}<extra></extra>", "hovertext": ["인터지스", "한익스프레스", "한솔로지스틱스", "세방", "AJ네트웍스", "KCTC", "HMM", "동방"], "legendgroup": "41", "marker": {"color": "#FF6692", "symbol": "circle"}, "mode": "markers", "name": "41", "orientation": "v", "showlegend": true, "type": "scatter", "x": [4.628, 3.854, 2.873, 1.884, 2.397, 3.228, 2.714, 2.588], "xaxis": "x", "y": [-0.3347, 1.607, 1.601, 0.6916, -18.79, 0.3428, -1.219, 0.4862], "yaxis": "y"}, {"hovertemplate": "<b>%{hovertext}</b><br><br>cluster=42<br>x=%{x}<br>y=%{y}<extra></extra>", "hovertext": ["STX", "엔케이", "태경산업", "경동나비엔", "CJ대한통운", "HDC현대EP", "예스코홀딩스", "포스코인터내셔널", "KC그린홀딩스", "한창", "한국카본", "SGC에너지", "S-Oil", "KSS해운", "KIB플러그에너지", "이아이디", "LX인터내셔널", "SNT에너지", "삼성엔지니어링", "GS글로벌", "서울가스", "일진하이솔루스", "E1"], "legendgroup": "42", "marker": {"color": "#B6E880", "symbol": "circle"}, "mode": "markers", "name": "42", "orientation": "v", "showlegend": true, "type": "scatter", "x": [8.764, 9.383, 3.926, -15.2, 9.472, -1.955, 5.694, 8.968, -17.91, -17.35, 9.715, 10.74, -1.203, 8.357, -14.49, 8.315, -1.382, -21.75, -24.36, 8.806, 6.199, -0.2495, -11.08], "xaxis": "x", "y": [-4.155, -7.316, -10.94, -7.308, 12.33, -11.4, -4.83, -3.34, -10.45, -10.37, -7.115, 0.4259, -6.953, -6.972, -9.334, -0.782, -1.216, -11.11, -10.69, -3.713, -6.084, -20.39, -5.834], "yaxis": "y"}, {"hovertemplate": "<b>%{hovertext}</b><br><br>cluster=43<br>x=%{x}<br>y=%{y}<extra></extra>", "hovertext": ["대성산업", "포스코DX", "POSCO홀딩스", "팬오션", "대한해운", "세기상사", "한진중공업홀딩스", "경동인베스트", "한국전력", "광명전기", "LS에코에너지"], "legendgroup": "43", "marker": {"color": "#FF97FF", "symbol": "circle"}, "mode": "markers", "name": "43", "orientation": "v", "showlegend": true, "type": "scatter", "x": [-13.51, -16.46, 0.6488, 1.248, 1.187, -6.388, -8.495, -11.12, -14.63, -16.43, -23.81], "xaxis": "x", "y": [-6.004, 5.261, -2.951, -0.4566, -0.6515, 12.59, 4.427, -1.652, -5.567, -5.363, -17.67], "yaxis": "y"}, {"hovertemplate": "<b>%{hovertext}</b><br><br>cluster=44<br>x=%{x}<br>y=%{y}<extra></extra>", "hovertext": ["토니모리", "무림P&P", "무림페이퍼", "KT", "스틱인베스트먼트"], "legendgroup": "44", "marker": {"color": "#FECB52", "symbol": "circle"}, "mode": "markers", "name": "44", "orientation": "v", "showlegend": true, "type": "scatter", "x": [20.43, 19.23, 19.13, 18.83, 20.17], "xaxis": "x", "y": [8.654, 8.917, 8.969, 10.25, 7.305], "yaxis": "y"}, {"hovertemplate": "<b>%{hovertext}</b><br><br>cluster=45<br>x=%{x}<br>y=%{y}<extra></extra>", "hovertext": ["삼정펄프", "제이에스코퍼레이션", "일정실업", "유니켐", "코아스", "성안", "경인양행", "TBH글로벌", "신성통상"], "legendgroup": "45", "marker": {"color": "#636efa", "symbol": "circle"}, "mode": "markers", "name": "45", "orientation": "v", "showlegend": true, "type": "scatter", "x": [-26.19, 24.92, 8.409, 8.712, -23.17, 23.01, 21.36, 24.65, 23.13], "xaxis": "x", "y": [13.0, -3.721, -33.07, -33.19, 9.782, -4.781, -6.289, -2.296, -4.578], "yaxis": "y"}, {"hovertemplate": "<b>%{hovertext}</b><br><br>cluster=46<br>x=%{x}<br>y=%{y}<extra></extra>", "hovertext": ["HJ중공업", "현대미포조선", "HD현대중공업", "한화오션", "일신석재", "삼일씨엔에스", "STX중공업", "HSD엔진", "SK오션플랜트", "세진중공업"], "legendgroup": "46", "marker": {"color": "#EF553B", "symbol": "circle"}, "mode": "markers", "name": "46", "orientation": "v", "showlegend": true, "type": "scatter", "x": [14.02, 12.58, 13.57, 12.09, -31.68, -31.41, 12.02, 11.92, 13.53, 14.19], "xaxis": "x", "y": [-7.61, -6.915, -8.452, -8.08, -8.293, -6.04, -9.324, -10.46, -7.711, -8.512], "yaxis": "y"}, {"hovertemplate": "<b>%{hovertext}</b><br><br>cluster=47<br>x=%{x}<br>y=%{y}<extra></extra>", "hovertext": ["한국금융지주", "기업은행", "삼성카드", "한화투자증권", "부국증권", "BNK금융지주", "미래에셋증권", "신한지주", "제주은행", "KB금융", "하나금융지주", "참엔지니어링", "카카오뱅크", "카카오", "우리금융지주", "DGB금융지주", "다우기술"], "legendgroup": "47", "marker": {"color": "#00cc96", "symbol": "circle"}, "mode": "markers", "name": "47", "orientation": "v", "showlegend": true, "type": "scatter", "x": [-1.609, 1.282, -22.23, -19.33, 0.2859, 22.63, 10.09, -1.691, 0.6696, 22.08, -19.85, 25.0, 23.6, -0.4226, -1.806, 21.54, -1.706], "xaxis": "x", "y": [12.79, 15.78, 23.97, 21.83, 15.02, 15.87, 8.59, 12.75, 15.76, 15.56, 20.76, 15.64, 15.95, 13.39, 15.22, 14.62, 14.14], "yaxis": "y"}, {"hovertemplate": "<b>%{hovertext}</b><br><br>cluster=48<br>x=%{x}<br>y=%{y}<extra></extra>", "hovertext": ["녹십자", "바이오노트", "SK케미칼", "부광약품", "삼성바이오로직스", "에쓰씨엔지니어링", "이연제약", "유한양행", "삼성제약", "파미셀", "셀트리온", "에이블씨엔씨", "에스디바이오센서", "유나이티드제약", "SK바이오사이언스", "SK바이오팜", "프레스티지바이오파마"], "legendgroup": "48", "marker": {"color": "#ab63fa", "symbol": "circle"}, "mode": "markers", "name": "48", "orientation": "v", "showlegend": true, "type": "scatter", "x": [21.02, 25.11, -7.704, 18.98, 21.3, 12.77, 16.85, 19.01, 17.27, 14.09, 23.57, 8.269, 25.17, 17.98, 21.69, 20.93, 23.66], "xaxis": "x", "y": [28.88, 30.77, -1.732, 28.58, 27.32, 34.84, 30.44, 27.72, 28.88, 20.11, 28.95, 31.67, 30.84, 32.42, 29.01, 31.46, 28.92], "yaxis": "y"}, {"hovertemplate": "<b>%{hovertext}</b><br><br>cluster=49<br>x=%{x}<br>y=%{y}<extra></extra>", "hovertext": ["코오롱플라스틱", "코오롱", "코오롱인더"], "legendgroup": "49", "marker": {"color": "#FFA15A", "symbol": "circle"}, "mode": "markers", "name": "49", "orientation": "v", "showlegend": true, "type": "scatter", "x": [-3.288, 23.44, 23.29], "xaxis": "x", "y": [-11.2, 9.123, 9.067], "yaxis": "y"}, {"hovertemplate": "<b>%{hovertext}</b><br><br>cluster=5<br>x=%{x}<br>y=%{y}<extra></extra>", "hovertext": ["성보화학", "이화산업", "현대백화점", "다이나믹디자인", "한컴라이프케어", "형지엘리트", "인바이오젠", "덕성", "제이준코스메틱", "일신방직", "화승엔터프라이즈", "벽산", "화승인더", "지누스", "락앤락", "조광피혁", "효성첨단소재", "조흥", "한국쉘석유", "삼양통상"], "legendgroup": "5", "marker": {"color": "#19d3f3", "symbol": "circle"}, "mode": "markers", "name": "5", "orientation": "v", "showlegend": true, "type": "scatter", "x": [6.397, 21.1, 13.25, 12.82, 27.7, 26.09, 12.64, 12.07, 10.73, 12.81, 27.49, -25.12, 27.47, -3.769, -25.41, 10.21, 0.1878, 3.76, 10.73, 10.76], "xaxis": "x", "y": [18.48, -6.504, 10.2, -28.07, -5.464, -2.332, 12.01, -33.32, 24.86, 13.82, -7.673, 4.784, -7.602, -19.69, 5.891, -34.17, -8.981, 20.55, -26.91, -33.62], "yaxis": "y"}, {"hovertemplate": "<b>%{hovertext}</b><br><br>cluster=6<br>x=%{x}<br>y=%{y}<extra></extra>", "hovertext": ["드림텍", "주성코퍼레이션", "엠씨넥스", "쿠쿠홈시스", "아남전자", "삼성에스디에스", "효성ITX", "KTis", "유엔젤", "더존비즈온", "IHQ", "CJ CGV", "주연테크"], "legendgroup": "6", "marker": {"color": "#FF6692", "symbol": "circle"}, "mode": "markers", "name": "6", "orientation": "v", "showlegend": true, "type": "scatter", "x": [-7.407, 8.135, -7.844, -17.85, -11.2, 3.717, 3.778, -19.54, 6.885, -19.38, -5.351, -5.659, 15.72], "xaxis": "x", "y": [-22.01, 5.139, -22.29, -7.674, -21.85, 3.886, 4.416, 15.55, 4.083, 8.359, 11.82, 12.5, -3.616], "yaxis": "y"}, {"hovertemplate": "<b>%{hovertext}</b><br><br>cluster=7<br>x=%{x}<br>y=%{y}<extra></extra>", "hovertext": ["LG디스플레이", "코리아써키트", "유니퀘스트", "KEC", "이수페타시스", "DB하이텍", "가온전선", "LX세미콘", "에이엔피", "해성디에스", "한국전자홀딩스", "신도리코", "디아이", "삼성전자", "삼화전기", "써니전자", "텔코웨어", "대원전선", "대덕전자", "한솔테크닉스", "솔루엠", "비에이치", "삼성전기", "광전자", "SK하이닉스", "대덕", "두산"], "legendgroup": "7", "marker": {"color": "#B6E880", "symbol": "circle"}, "mode": "markers", "name": "7", "orientation": "v", "showlegend": true, "type": "scatter", "x": [-13.9, -10.88, -16.29, -15.51, -10.09, -14.69, -22.09, -13.53, -11.78, -16.4, -2.152, -21.15, -15.62, -14.17, -19.9, -13.4, 6.557, -22.26, -11.58, -11.41, -12.87, -10.97, -13.32, -14.02, -14.99, -12.14, -15.02], "xaxis": "x", "y": [-20.9, -18.34, -20.21, -18.97, -18.34, -19.21, -16.91, -20.55, -18.83, -18.98, 10.98, 10.72, -16.19, -16.54, -22.78, -15.44, 3.589, -16.84, -18.49, -24.18, -17.15, -19.31, -15.94, -18.94, -18.04, -15.52, -14.26], "yaxis": "y"}, {"hovertemplate": "<b>%{hovertext}</b><br><br>cluster=8<br>x=%{x}<br>y=%{y}<extra></extra>", "hovertext": ["LS ELECTRIC", "효성중공업", "삼화전자", "혜인", "일진전기", "자화전자", "선도전기", "두산밥캣", "계양전기", "대한전선", "한신기계", "신일전자", "우진", "와이투솔루션", "금호전기", "HD현대일렉트릭", "경인전자", "하이트론"], "legendgroup": "8", "marker": {"color": "#FF97FF", "symbol": "circle"}, "mode": "markers", "name": "8", "orientation": "v", "showlegend": true, "type": "scatter", "x": [11.41, 7.579, 5.293, 9.019, -23.84, -8.972, 9.474, 9.365, 10.07, -23.54, 10.51, -26.45, 13.42, -9.246, 4.219, -17.34, 4.537, -0.2481], "xaxis": "x", "y": [-3.829, -10.97, -17.59, -13.46, -15.63, -22.63, 1.362, -13.29, -20.51, -16.22, -13.34, 6.85, -17.47, -25.92, -9.013, -3.495, -23.0, -4.839], "yaxis": "y"}, {"hovertemplate": "<b>%{hovertext}</b><br><br>cluster=9<br>x=%{x}<br>y=%{y}<extra></extra>", "hovertext": ["범양건영", "부산산업", "한국종합기술", "삼부토건", "동아지질", "HL D&I", "삼호개발", "진흥기업", "동부건설", "대우건설", "코오롱글로벌", "남광토건", "GS건설", "금호건설"], "legendgroup": "9", "marker": {"color": "#FECB52", "symbol": "circle"}, "mode": "markers", "name": "9", "orientation": "v", "showlegend": true, "type": "scatter", "x": [-25.52, -31.02, -24.01, -27.26, -25.67, -27.23, -28.55, -25.74, -26.98, -25.9, -26.01, -27.88, -25.45, -27.19], "xaxis": "x", "y": [-5.852, -5.719, -6.359, -4.41, -5.771, -7.984, -7.38, -4.71, -7.091, -7.055, -8.576, -2.468, -7.307, -6.333], "yaxis": "y"}], "layout": {"legend": {"title": {"text": "cluster"}, "tracegroupgap": 0}, "margin": {"t": 60}, "xaxis": {"anchor": "y", "domain": [0, 1], "title": {"text": "x"}}, "yaxis": {"anchor": "x", "domain": [0, 1], "title": {"text": "y"}}}}
